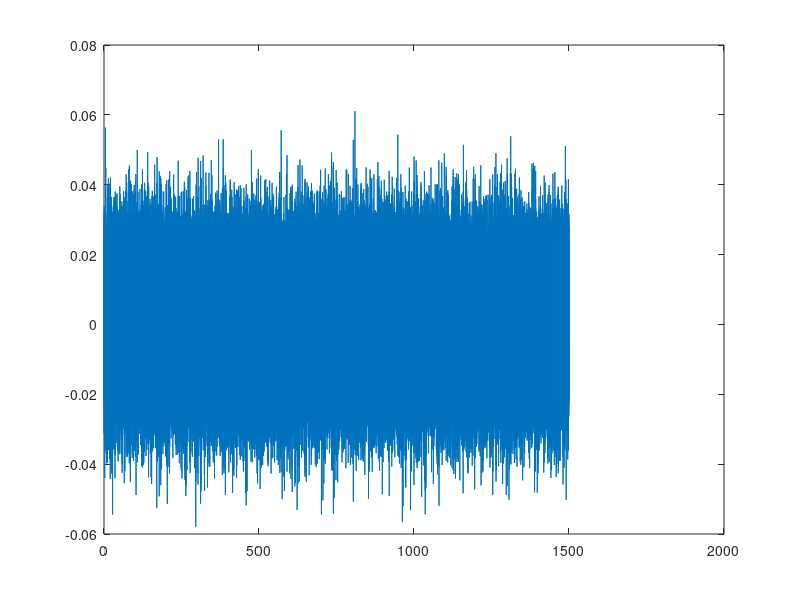

Source code (MATLAB):
% Define road length
close all
clear all
clc
RoadLength = 1500.01;
% Create evenly spaced points for road array
RoadPoints = linspace(0, RoadLength, RoadLength*100+1)';

% Define Car speed
vCar = 300;

% Convert road array to points in time
TimePoints = RoadPoints / ((vCar * 10^3)/(60*60));

% Now have a road profile defined as a function of time
% Find the sampling frequency of the road points
SamplingFreq = 1 / (TimePoints(2) - TimePoints(1));

N = length(TimePoints);

% Confirm total vertical distnace per metre of road
for i = 1:100
    RoadProfile = normrnd(0, 0.0133, N, 1);
    
    % plot(RoadPoints, RoadProfile)
    
    Differences = diff(RoadProfile);
    
    TotalVerticalMove(i, 1) = sum(abs(Differences));
    VerticalMovepermetre(i, 1) = TotalVerticalMove(i, 1) / RoadLength;
end


disp(mean(VerticalMovepermetre))
figure
plot(RoadPoints, RoadProfile)

